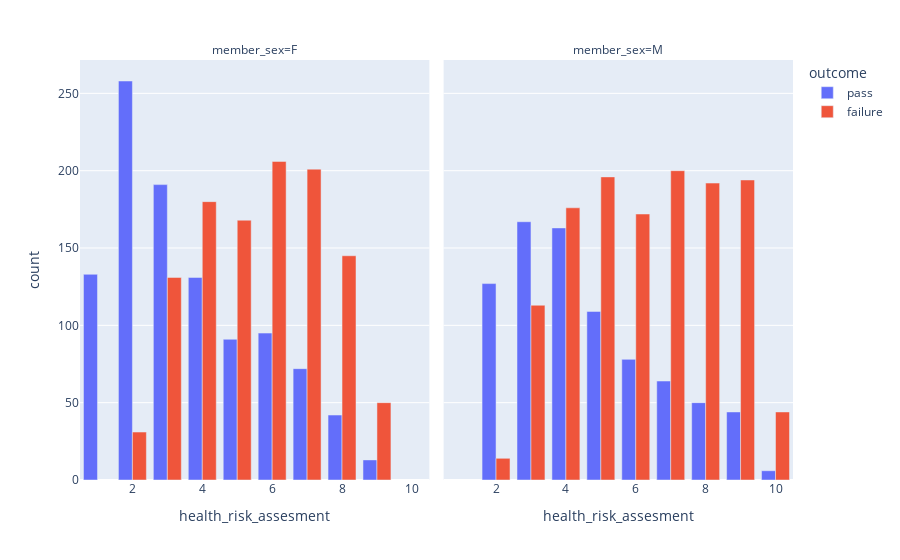

The notebook cell saved with this chart:
### Code cell
categorical_features = ["member_sex", "health_risk_assesment"]
cat_plot = data_outcome_compare[["member_sex", "health_risk_assesment", "outcome"]].value_counts().reset_index()
cat_plot["member_sex"] = cat_plot["member_sex"].replace({0:"F", 1:"M"})
px.bar(cat_plot, x="health_risk_assesment", y="count", color="outcome", facet_col="member_sex", barmode="group")
# doesnt apprear to be strong difference between M and F

### Figure 1 — Plotly figure (JSON) as saved in the notebook; plotly's stock layout.template omitted (floating-point values rounded to 4 significant figures)
{"data": [{"alignmentgroup": "True", "hovertemplate": "outcome=pass<br>member_sex=F<br>health_risk_assesment=%{x}<br>count=%{y}<extra></extra>", "legendgroup": "pass", "marker": {"color": "#636efa", "pattern": {"shape": ""}}, "name": "pass", "offsetgroup": "pass", "orientation": "v", "showlegend": true, "textposition": "auto", "type": "bar", "x": [2, 3, 1, 4, 6, 5, 7, 8, 9], "xaxis": "x", "y": [258, 191, 133, 131, 95, 91, 72, 42, 13], "yaxis": "y"}, {"alignmentgroup": "True", "hovertemplate": "outcome=pass<br>member_sex=M<br>health_risk_assesment=%{x}<br>count=%{y}<extra></extra>", "legendgroup": "pass", "marker": {"color": "#636efa", "pattern": {"shape": ""}}, "name": "pass", "offsetgroup": "pass", "orientation": "v", "showlegend": false, "textposition": "auto", "type": "bar", "x": [3, 4, 2, 5, 6, 7, 8, 9, 10], "xaxis": "x2", "y": [167, 163, 127, 109, 78, 64, 50, 44, 6], "yaxis": "y2"}, {"alignmentgroup": "True", "hovertemplate": "outcome=failure<br>member_sex=F<br>health_risk_assesment=%{x}<br>count=%{y}<extra></extra>", "legendgroup": "failure", "marker": {"color": "#EF553B", "pattern": {"shape": ""}}, "name": "failure", "offsetgroup": "failure", "orientation": "v", "showlegend": true, "textposition": "auto", "type": "bar", "x": [6, 7, 4, 5, 8, 3, 9, 2], "xaxis": "x", "y": [206, 201, 180, 168, 145, 131, 50, 31], "yaxis": "y"}, {"alignmentgroup": "True", "hovertemplate": "outcome=failure<br>member_sex=M<br>health_risk_assesment=%{x}<br>count=%{y}<extra></extra>", "legendgroup": "failure", "marker": {"color": "#EF553B", "pattern": {"shape": ""}}, "name": "failure", "offsetgroup": "failure", "orientation": "v", "showlegend": false, "textposition": "auto", "type": "bar", "x": [7, 5, 9, 8, 4, 6, 3, 10, 2], "xaxis": "x2", "y": [200, 196, 194, 192, 176, 172, 113, 44, 14], "yaxis": "y2"}], "layout": {"annotations": [{"font": {}, "showarrow": false, "text": "member_sex=F", "x": 0.245, "xanchor": "center", "xref": "paper", "y": 1, "yanchor": "bottom", "yref": "paper"}, {"font": {}, "showarrow": false, "text": "member_sex=M", "x": 0.755, "xanchor": "center", "xref": "paper", "y": 1, "yanchor": "bottom", "yref": "paper"}], "barmode": "group", "legend": {"title": {"text": "outcome"}, "tracegroupgap": 0}, "margin": {"t": 60}, "xaxis": {"anchor": "y", "domain": [0, 0.49], "title": {"text": "health_risk_assesment"}}, "xaxis2": {"anchor": "y2", "domain": [0.51, 1], "matches": "x", "title": {"text": "health_risk_assesment"}}, "yaxis": {"anchor": "x", "domain": [0, 1], "title": {"text": "count"}}, "yaxis2": {"anchor": "x2", "domain": [0, 1], "matches": "y", "showticklabels": false}}}
